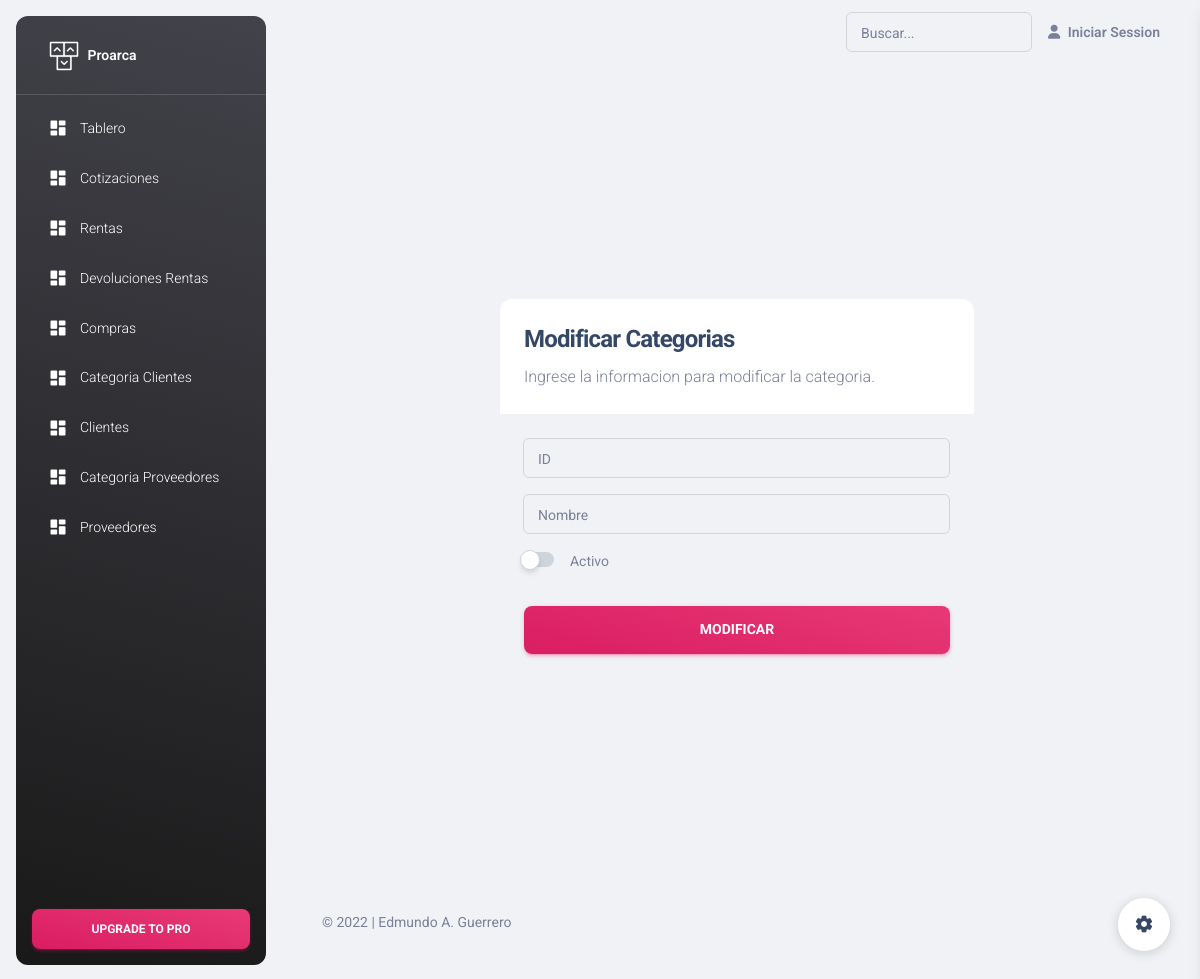
Page /views/pages/ClienteCatMod.php on the committed database.
### tables this page shows
CREATE TABLE IF NOT EXISTS `modulos` (
  `modulos_id` INT NOT NULL AUTO_INCREMENT,
  `nombre` VARCHAR(50) NOT NULL,
  `estado` INT NOT NULL DEFAULT 0,
  PRIMARY KEY (`modulos_id`));

### controlers/Config.php (called while the page is built, shortened)
<?php
$root = $_SERVER["DOCUMENT_ROOT"];
$dirProyecto = "$root/proarca";
$config = json_decode(file_get_contents("$dirProyecto/config/config.json"));
?>

### models/Basedatos.php (called while the page is built, shortened)
<?php
	Class Basedatos{
	    private $dbh;
	    private $stmt;
	    public function __construct(){
	        $dsn = "mysql:dbname=proarca";
	        $options = array(
	            PDO::ATTR_PERSISTENT    => true,
	            PDO::ATTR_ERRMODE       => PDO::ERRMODE_EXCEPTION
	        );
	        try{
	            $this->dbh = new PDO($dsn, "root", "12345678", $options);
				$this->consulta("ALTER SESSION SET NLS_DATE_FORMAT = 'DD-MM-RRRR'");
				$this->ejecutar();
	        }
	        catch(PDOException $e){
	            $this->error = $e->getMessage();
	        }
	    }
		public function consulta($query){
			$this->stmt = $this->dbh->prepare($query);
		}
		public function ejecutar(){
			return $this->stmt->execute();
		}
		public function obtenerResultados(){
			$this->ejecutar();
			return $this->stmt->fetchAll(PDO::FETCH_ASSOC);
		}
	}
 ?>

### models/Modulos.php (called while the page is built, shortened)
<?php
    require_once("../../controlers/config.php");
    require_once("$dirControlers/Errores.php");
    require_once("Basedatos.php");
    $bd = new Basedatos();
    function obtenerModulos(){
        global $bd;
        $bd->consulta("SELECT * FROM modulos");
        $modulos = $bd->obtenerResultados();
        if($modulos){
            return MensajeUsuario(200,$modulos);
        }else{
            return MensajeUsuario(404, "No se encontraron modulos");
        }
    }
?>

### controlers/Errores.php (called while the page is built, shortened)
<?php
function MensajeUsuario($codigo, $datos){
    $error = array(
        "codigo"=>$codigo,
        "datos"=> $datos
    );
    return $error;
}
?>

### views/pages/BarraLateral.php (the view, shortened to what this page needs)
<?php
  require_once("../../controlers/config.php");
  require_once("$dirModels/Modulos.php");
  $modulos = obtenerModulos()["datos"];
?>
<aside class="sidenav navbar navbar-vertical navbar-expand-xs border-0 border-radius-xl my-3 fixed-start ms-3   bg-gradient-dark" id="sidenav-main">
  <div class="sidenav-header">
    <a class="navbar-brand m-0" href=" https://demos.creative-tim.com/material-dashboard/pages/dashboard " target="_blank">
      <img src="./assets/img/logo-ct.png" class="navbar-brand-img h-100" alt="main_logo">
      <span class="ms-1 font-weight-bold text-white"><?=$config->nombre?></span>
    </a>
  </div>
  <hr class="horizontal light mt-0 mb-2">
  <div class="collapse navbar-collapse  w-auto  max-height-vh-100" id="sidenav-collapse-main">
    <ul class="navbar-nav">
      <?php foreach($modulos as $modulo){ ?>
      <li class="nav-item">
        <a class="nav-link text-white " href="<?=$modulo["ruta"]?>">
          <div class="text-white text-center me-2 d-flex align-items-center justify-content-center">
            <i class="material-icons opacity-10"><?=$modulo["icon"]?></i>
          </div>
          <span class="nav-link-text ms-1"><?=$modulo["nombre"]?></span>
        </a>
      </li>
      <?php } ?>
    </ul>
  </div>
  <div class="sidenav-footer position-absolute w-100 bottom-0 ">
    <div class="mx-3">
      <a class="btn bg-gradient-primary mt-4 w-100" href="https://www.creative-tim.com/product/material-dashboard-pro?ref=sidebarfree" type="button">Upgrade to pro</a>
    </div>
  </div>
</aside>

### rows in the picture
modulos: nombre "Tablero"
modulos: nombre "Cotizaciones"
modulos: nombre "Rentas"
modulos: nombre "Devoluciones Rentas"
modulos: nombre "Compras"
modulos: nombre "Categoria Clientes"
modulos: nombre "Clientes"
modulos: nombre "Categoria Proveedores"
modulos: nombre "Proveedores"

### other values in the picture
$config->nombre "Proarca"
$config->autor "Edmundo A. Guerrero"
